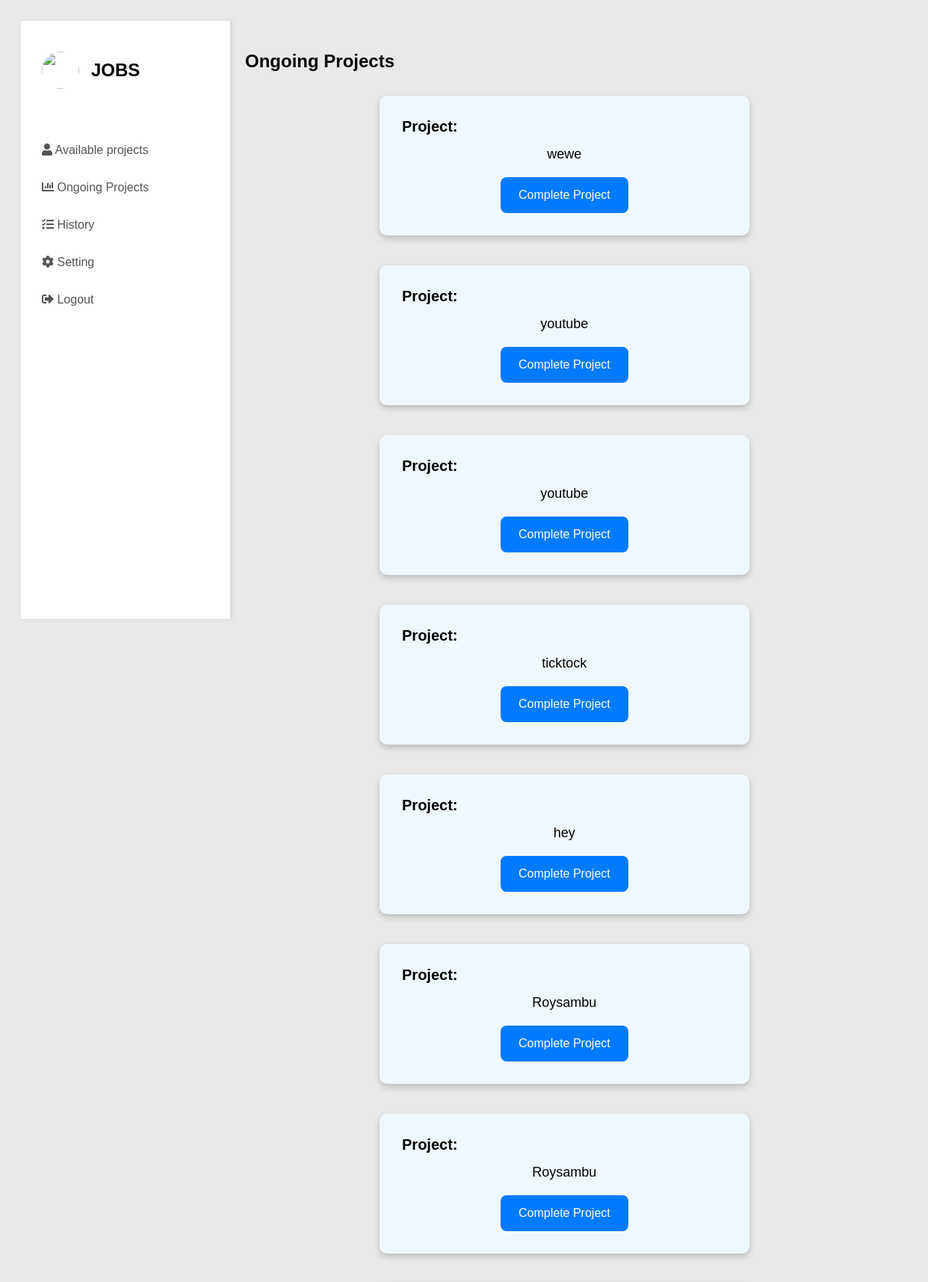
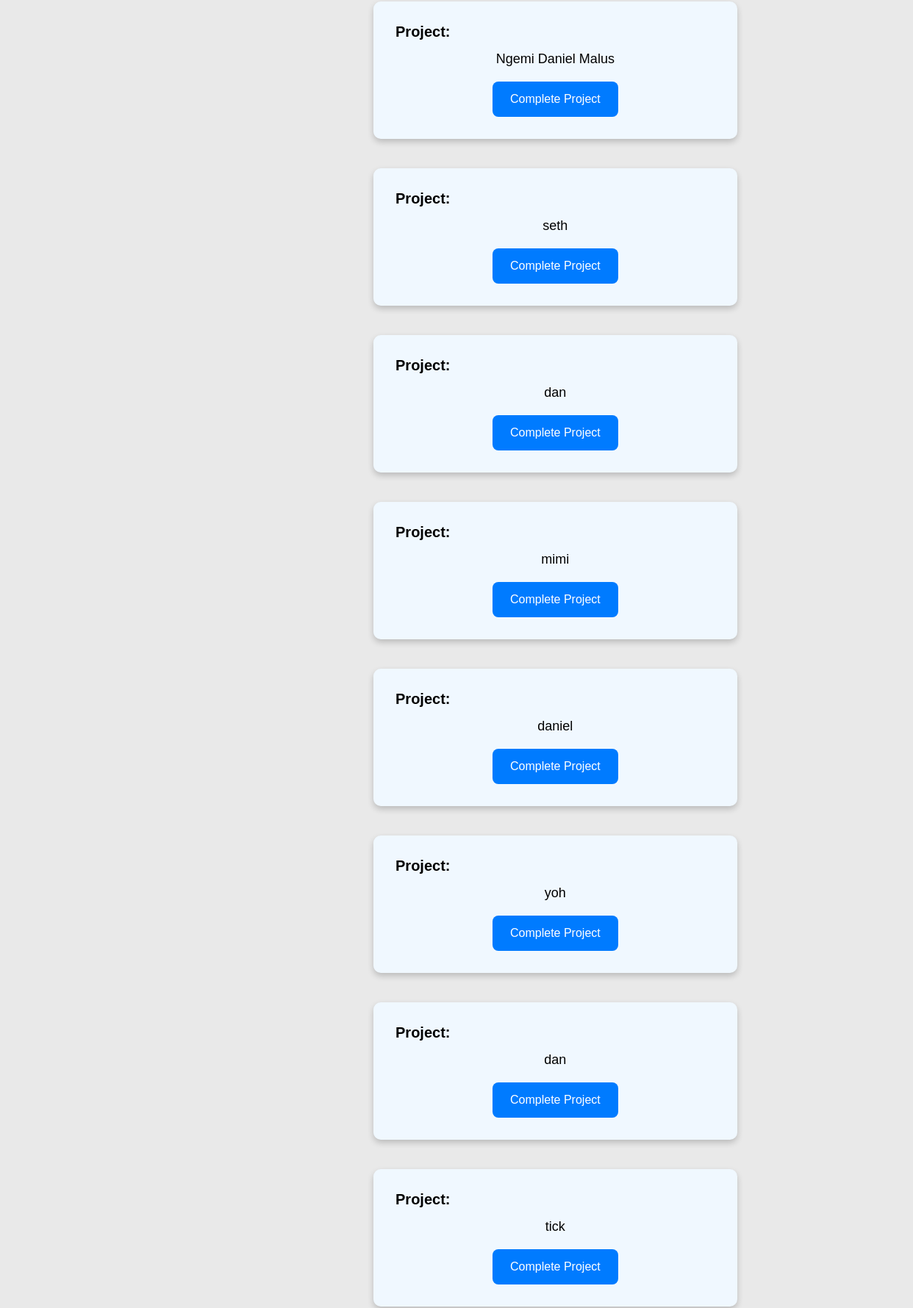
The page /ongoing-projects/ (signed in, upper part) on the database its author committed (2 pictures, top to bottom).
### base/models.py (models this page shows, shortened)
class UserProject(models.Model):
    user = models.ForeignKey(User, on_delete=models.CASCADE)
    project = models.ForeignKey(Project, on_delete=models.CASCADE)
    accepted_at = models.DateTimeField(auto_now_add=True)
    STATUS_CHOICES = [
        ('available', 'available'),
        ('ongoing', 'Ongoing'),
        ('completed', 'Completed'),
        ('on-hold', 'On Hold'),
    ]
    status = models.CharField(max_length=20, choices=STATUS_CHOICES, default='ongoing')
    accepted = models.BooleanField(default=False)
    completed_on = models.DateTimeField(auto_now_add=True)  # Allow null if not yet completed

### griffin/models.py (models this page shows, shortened)
class Project(models.Model):
    name = models.CharField(max_length=255)
    description = models.TextField()
    deadline = models.DateField()
    file = models.FileField(upload_to='projects/files/', blank=True, null=True)
    created_at = models.DateTimeField(default=timezone.now)  # Set default to current time
    updated_at = models.DateTimeField(auto_now=True)

### base/views.py (the view)
# urls.py: path('ongoing-projects/', views.ongoing_projects, name='ongoing_projects'),
@login_required(login_url='login')
def ongoing_projects(request):
    ongoing_projects = UserProject.objects.filter(user=request.user, status='ongoing', accepted=True)
    return render(request, 'base/ongoing_projects.html', {'ongoing_projects': ongoing_projects})

### base/templates/base/ongoing_projects.html
{% extends 'base/layout.html' %}
{% block content %}
  <h2 style="font-size: 24px; color: black; margin-bottom: 20px; text-align: center;">Ongoing Projects</h2>
  <ul style="list-style-type: none; padding: 0; margin: 60px 10px; display: flex; flex-direction: column; align-items: center; width: 35vw; max-width: 800px;">
    {% if ongoing_projects %}
      {% for user_project in ongoing_projects %}
        <li style="background-color: aliceblue; padding: 30px; margin: 20px 0; border-radius: 10px; box-shadow: 0 4px 8px rgba(0, 0, 0, 0.2); width: 100%; display: flex; flex-direction: column; align-items: center; text-align: center;">
          <strong style="font-size: 20px; color: black; margin-bottom: 15px; align-self: flex-start;">Project:</strong>
          <span style="font-size: 18px; color: black; margin-bottom: 20px;">{{ user_project.project.name }}</span>
          <a href="{% url 'complete_project' user_project.project.id %}"
             class="btn btn-primary"
             style="display: inline-block; padding: 15px 20px; font-size: 16px; color: #fff; background-color: #007bff; border: none; border-radius: 8px; text-decoration: none; transition: background-color 0.3s ease; width: 30%; max-width: 250px;">
            Complete Project
          </a>
        </li>
      {% endfor %}
    {% else %}
      <li style="margin: 20px 0; width: 100%;">
        <p style="font-size: 18px; color: black; text-align: center;">You have no ongoing projects at the moment.</p>
      </li>
    {% endif %}
  </ul>
{% endblock %}

### base/templates/base/layout.html (shortened to what this page needs)
{% load static %}
<span style="font-family: verdana, geneva, sans-serif;"><!DOCTYPE html>
  <html lang="en">
  <head>
    <link rel="stylesheet" href="{% static 'base/style.css' %}">
    <link rel="stylesheet" href="https://cdnjs.cloudflare.com/ajax/libs/font-awesome/5.15.4/css/all.min.css" />
  </head>
  <body>
    <div class="container">
      <nav>
        <div class="navbar">
          <div class="logo">
            <img src="#" alt="">
            <h1>jobs</h1>
          </div>
          <ul>
            <li><a href="{% url 'available_projects' %}">
              <i class="fas fa-user"></i>
              <span class="nav-item">Available projects </span>
            </a>
            </li>
            <li><a href="{% url 'ongoing_projects' %}">
              <i class="fas fa-chart-bar"></i>
              <span class="nav-item">Ongoing Projects</span>
            </a>
            </li>
            <li><a href="{% url 'work_history' %}">
              <i class="fas fa-tasks"></i>
              <span class="nav-item">History</span>
            </a>
            </li>
            <li><a href="{% url 'profile' %}">
              <i class="fas fa-cog"></i>
              <span class="nav-item">Setting</span>
            </a>
            </li>
            {% if request.user.is_authenticated %}
            <li><a href="{% url 'logout' %}" class="logout">
              <i class="fas fa-sign-out-alt"></i>
              <span class="nav-item">Logout</span>
            </a>
            </li>
            {% endif %}
          </ul>
        </div>
      </nav>
      <main class="flex-grow">
        <div class="container mx-auto p-4">
            {% block content %}{% endblock %}
        </div>
    </main>

### base/static/base/style.css (style rules this page uses)
body { background: rgb(233, 233, 233); font-family: "Poppins", sans-serif; }
.container { display: flex; width: 100%; max-width: 1200px; margin: auto; padding: 20px; }
nav { position: sticky; top: 0; left: 0; bottom: 0; width: 280px; height: 100vh; background: #fff; box-shadow: 2px 0 5px rgba(0, 0, 0, 0.1); }
.navbar { width: 80%; margin: 0 auto; }
.logo { margin: 2rem 0 1rem 0; padding-bottom: 3rem; display: flex; align-items: center; }
.logo img { width: 50px; height: 50px; border-radius: 50%; }
.logo h1 { margin-left: 1rem; text-transform: uppercase; }
ul { list-style: none; padding: 0; }
li { padding-bottom: 2rem; }
li a { font-size: 16px; color: rgb(85, 83, 83); text-decoration: none; display: block; }

### rows shown on the page
UserProject: project.name "wewe"
UserProject: project.name "youtube"
UserProject: project.name "youtube"
UserProject: project.name "ticktock"
UserProject: project.name "hey"
UserProject: project.name "Roysambu"
UserProject: project.name "Roysambu"
UserProject: project.name "Ngemi Daniel Malus"
UserProject: project.name "seth"
UserProject: project.name "dan"
UserProject: project.name "mimi"
UserProject: project.name "daniel"
UserProject: project.name "yoh"
UserProject: project.name "dan"
UserProject: project.name "tick"
